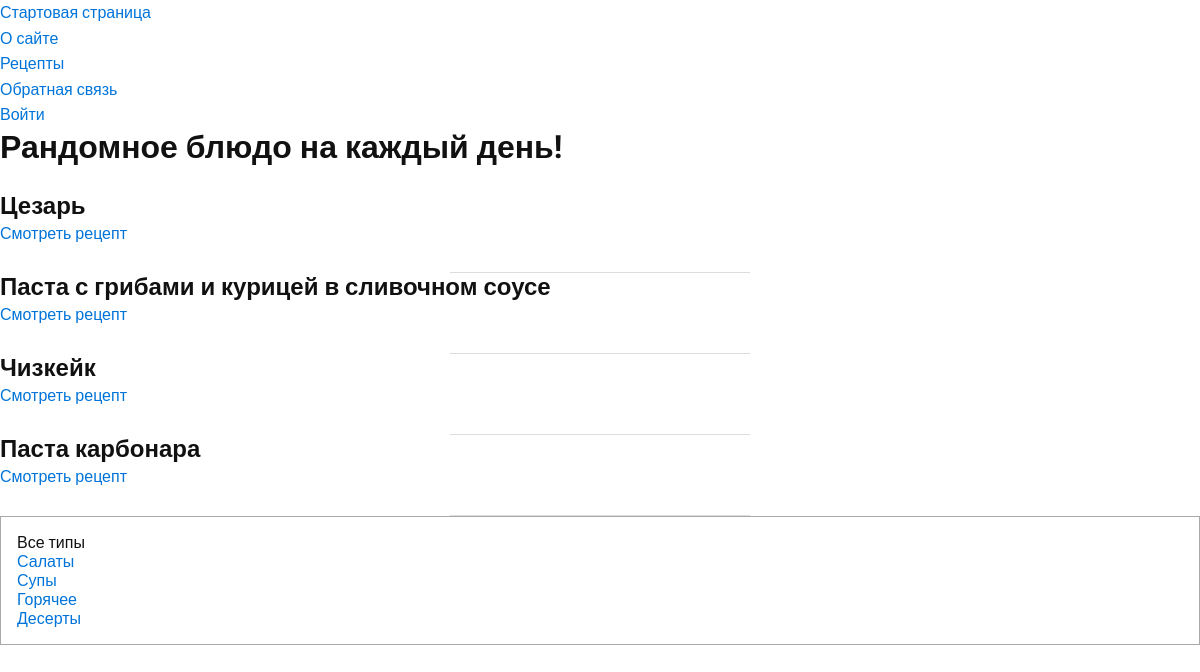
The page / on the database its author committed.
### dishes/models.py (models this page shows, shortened)
class Dishes(models.Model):
    title = models.CharField(max_length=50)
    slug = models.SlugField(max_length=255, unique=True, db_index=True)
    type = models.CharField(max_length=50)
    time_to_cook = models.PositiveSmallIntegerField()
    description = models.TextField(blank=True)
    link = models.TextField(blank=True)
    time_create = models.DateTimeField(auto_now_add=True)
    time_update = models.DateTimeField(auto_now=True)
    def get_absolute_url(self):
        return reverse('recipe', kwargs={'dish_slug': self.slug})

### dishes/views.py (the view)
# urls.py: path('', views.index, name='home'),
def index(request):
    recipes = Dishes.objects.all()
    data = {'title': 'Рандомное блюдо на каждый день!',
            'menu': menu,
            'dishes': recipes
            }
    return render(request, 'dishes/index.html', context=data)

### dishes/templatetags/dishes_tags.py (called while the page is built)
@register.simple_tag()
def get_types():
    return views.types_db

### dishes/templates/dishes/index.html (shortened to what this page needs)
{% extends 'base.html' %}
{% block content %}
<p><h1>{{title}}</h1>
<br>
<ul>
    {% for d in dishes %}
    <li>
        <h2>{{d.title}}</h2>
        <p class="link-read-recipe"><a href="{{d.get_absolute_url}}">Смотреть рецепт</a></p>
        <br>
    <hr>
    </li>
    {% endfor %}
</ul>
{% endblock %}

### templates/base.html (shortened to what this page needs)
{% load static %}
{% load dishes_tags%}
<head>
    <link type="text/css" href="{% static 'dishes/css/stylessimple.css' %}" rel = "stylesheet" />
</head>
<body><ul>
    <li><a href="{% url 'home' %}">Стартовая страница</a></li>
    {% for m in menu %}
    {% if not forloop.last %}
    <li>{% else %}
    <li class="last">{% endif %}
        <a href="{% url m.url_name %}">{{ m.title }}</a>
    </li>
    {% endfor %}
</ul>
{% block content %} {% endblock %}
<table class="table-content" border=0 cellpadding="0" cellspacing="0">
<tr>
	<td valign="top" class="left-chapters">
	<ul id="leftchapters">
        {% get_types as types %}
		<li class="selected">Все типы</li>
        {% for type in types%}
        <li><a href="{% url 'types' type.id %}">{{type.name}}</a></li>
        {% endfor %}
	</ul>
</td></tr></table>
</body>

### dishes/static/dishes/css/stylessimple.css (style rules this page uses)
* { margin: 0; padding: 0; box-sizing: border-box; }
body { color: var(--body-color); background: var(--body-bg-color); font-family: var(--font-roboto); font-size: var(--font-size); line-height: var(--line-height); }
a { color: var(--color-blue); text-decoration: none; }
hr { margin: auto; width: var(--hr-width); border: none; border-top: var(--hr-border-height) solid var(--hr-border-color); }
ul { list-style: none; }
h1, h2, h3, h4, h5, .text-lead, .text-lg, .text-xl { line-height: var(--text-line-height); }
table { width: 100%; border: var(--table-border); border-radius: var(--border-radius-all); border-collapse: collapse; }
table th, table td { padding: var(--table-padding); text-align: left; }

### rows shown on the page
Dishes: title "Цезарь"
Dishes: title "Паста с грибами и курицей в сливочном соусе"
Dishes: title "Чизкейк"
Dishes: title "Паста карбонара"

### other values the page prints
{{ m.title }} "О сайте" "Рецепты" "Обратная связь" "Войти"
{{ title }} "Рандомное блюдо на каждый день!"
{{ type.name }} "Салаты" "Супы" "Горячее" "Десерты"
